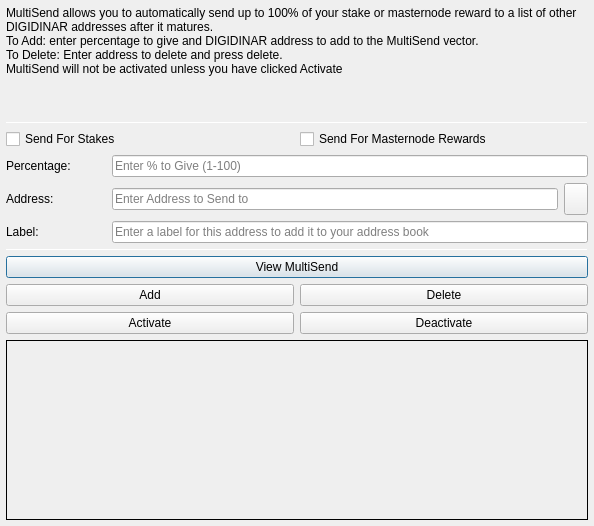
<?xml version="1.0" encoding="UTF-8"?>
<ui version="4.0">
 <class>MultiSendDialog</class>
 <widget class="QDialog" name="MultiSendDialog">
  <property name="windowModality">
   <enum>Qt::NonModal</enum>
  </property>
  <property name="geometry">
   <rect>
    <x>0</x>
    <y>0</y>
    <width>594</width>
    <height>526</height>
   </rect>
  </property>
  <property name="windowTitle">
   <string>MultiSend</string>
  </property>
  <layout class="QVBoxLayout" name="verticalLayout" stretch="0">
   <property name="leftMargin">
    <number>6</number>
   </property>
   <property name="topMargin">
    <number>6</number>
   </property>
   <property name="rightMargin">
    <number>6</number>
   </property>
   <property name="bottomMargin">
    <number>6</number>
   </property>
   <item>
    <layout class="QVBoxLayout" name="verticalLayout_Main" stretch="1,1,1,0,1,1,1">
     <item>
      <widget class="QLabel" name="label_2">
       <property name="lineWidth">
        <number>1</number>
       </property>
       <property name="text">
        <string>MultiSend allows you to automatically send up to 100% of your stake or masternode reward to a list of other DIGIDINAR addresses after it matures.
To Add: enter percentage to give and DIGIDINAR address to add to the MultiSend vector.
To Delete: Enter address to delete and press delete.
MultiSend will not be activated unless you have clicked Activate</string>
       </property>
       <property name="alignment">
        <set>Qt::AlignLeading|Qt::AlignLeft|Qt::AlignTop</set>
       </property>
       <property name="wordWrap">
        <bool>true</bool>
       </property>
      </widget>
     </item>
     <item>
      <widget class="Line" name="line">
       <property name="minimumSize">
        <size>
         <width>0</width>
         <height>1</height>
        </size>
       </property>
       <property name="maximumSize">
        <size>
         <width>16777215</width>
         <height>1</height>
        </size>
       </property>
       <property name="orientation">
        <enum>Qt::Horizontal</enum>
       </property>
      </widget>
     </item>
     <item>
      <layout class="QVBoxLayout" name="verticalLayout_Settings">
       <item>
        <layout class="QHBoxLayout" name="horizontalLayout">
         <item>
          <widget class="QCheckBox" name="multiSendStakeCheckBox">
           <property name="text">
            <string>Send For Stakes</string>
           </property>
          </widget>
         </item>
         <item>
          <widget class="QCheckBox" name="multiSendMasternodeCheckBox">
           <property name="text">
            <string>Send For Masternode Rewards</string>
           </property>
          </widget>
         </item>
        </layout>
       </item>
       <item>
        <layout class="QHBoxLayout" name="horizontalLayout_6">
         <item>
          <widget class="QLabel" name="label">
           <property name="minimumSize">
            <size>
             <width>100</width>
             <height>0</height>
            </size>
           </property>
           <property name="toolTip">
            <string>Percentage of stake to send</string>
           </property>
           <property name="text">
            <string>Percentage:</string>
           </property>
          </widget>
         </item>
         <item>
          <widget class="QLineEdit" name="multiSendPercentEdit">
           <property name="toolTip">
            <string>Enter whole numbers 1 - 100</string>
           </property>
           <property name="placeholderText">
            <string>Enter % to Give (1-100)</string>
           </property>
          </widget>
         </item>
        </layout>
       </item>
       <item>
        <layout class="QHBoxLayout" name="horizontalLayout_7">
         <item>
          <widget class="QLabel" name="label_5">
           <property name="minimumSize">
            <size>
             <width>100</width>
             <height>0</height>
            </size>
           </property>
           <property name="toolTip">
            <string>Address to send portion of stake to</string>
           </property>
           <property name="text">
            <string>Address:</string>
           </property>
          </widget>
         </item>
         <item>
          <widget class="QLineEdit" name="multiSendAddressEdit">
           <property name="toolTip">
            <string/>
           </property>
           <property name="placeholderText">
            <string>Enter Address to Send to</string>
           </property>
          </widget>
         </item>
         <item>
          <widget class="QToolButton" name="addressBookButton">
           <property name="maximumSize">
            <size>
             <width>16777215</width>
             <height>32</height>
            </size>
           </property>
           <property name="toolTip">
            <string>Choose an address from the address book</string>
           </property>
           <property name="text">
            <string/>
           </property>
           <property name="icon">
            <iconset resource="../digidinar.qrc">
             <normaloff>:/icons/address-book</normaloff>:/icons/address-book</iconset>
           </property>
           <property name="shortcut">
            <string>Alt+A</string>
           </property>
          </widget>
         </item>
        </layout>
       </item>
      </layout>
     </item>
     <item>
      <layout class="QHBoxLayout" name="horizontalLayout_3">
       <item>
        <widget class="QLabel" name="label_3">
         <property name="minimumSize">
          <size>
           <width>100</width>
           <height>0</height>
          </size>
         </property>
         <property name="text">
          <string>Label:</string>
         </property>
        </widget>
       </item>
       <item>
        <widget class="QLineEdit" name="labelAddressLabelEdit">
         <property name="placeholderText">
          <string>Enter a label for this address to add it to your address book</string>
         </property>
        </widget>
       </item>
      </layout>
     </item>
     <item>
      <widget class="Line" name="line_2">
       <property name="minimumSize">
        <size>
         <width>0</width>
         <height>1</height>
        </size>
       </property>
       <property name="maximumSize">
        <size>
         <width>16777215</width>
         <height>1</height>
        </size>
       </property>
       <property name="orientation">
        <enum>Qt::Horizontal</enum>
       </property>
      </widget>
     </item>
     <item>
      <layout class="QVBoxLayout" name="verticalLayout_Buttons">
       <item>
        <layout class="QHBoxLayout" name="horizontalLayout_4">
         <item>
          <widget class="QPushButton" name="viewButton">
           <property name="toolTip">
            <string/>
           </property>
           <property name="statusTip">
            <string>View MultiSend Vector</string>
           </property>
           <property name="text">
            <string>View MultiSend</string>
           </property>
          </widget>
         </item>
        </layout>
       </item>
       <item>
        <layout class="QHBoxLayout" name="horizontalLayout_2">
         <item>
          <widget class="QPushButton" name="addButton">
           <property name="toolTip">
            <string/>
           </property>
           <property name="statusTip">
            <string>Add to MultiSend Vector</string>
           </property>
           <property name="text">
            <string>Add</string>
           </property>
          </widget>
         </item>
         <item>
          <widget class="QPushButton" name="deleteButton">
           <property name="toolTip">
            <string/>
           </property>
           <property name="statusTip">
            <string>Delete Address From MultiSend Vector</string>
           </property>
           <property name="text">
            <string>Delete</string>
           </property>
          </widget>
         </item>
        </layout>
       </item>
       <item>
        <layout class="QHBoxLayout" name="horizontalLayout_5">
         <item>
          <widget class="QPushButton" name="activateButton">
           <property name="statusTip">
            <string>Activate MultiSend</string>
           </property>
           <property name="text">
            <string>Activate</string>
           </property>
          </widget>
         </item>
         <item>
          <widget class="QPushButton" name="disableButton">
           <property name="statusTip">
            <string>Deactivate MultiSend</string>
           </property>
           <property name="text">
            <string>Deactivate</string>
           </property>
          </widget>
         </item>
        </layout>
       </item>
      </layout>
     </item>
     <item>
      <widget class="QLabel" name="message">
       <property name="minimumSize">
        <size>
         <width>0</width>
         <height>180</height>
        </size>
       </property>
       <property name="frameShape">
        <enum>QFrame::Panel</enum>
       </property>
       <property name="frameShadow">
        <enum>QFrame::Plain</enum>
       </property>
       <property name="lineWidth">
        <number>1</number>
       </property>
       <property name="midLineWidth">
        <number>1</number>
       </property>
       <property name="text">
        <string/>
       </property>
       <property name="alignment">
        <set>Qt::AlignLeading|Qt::AlignLeft|Qt::AlignTop</set>
       </property>
       <property name="wordWrap">
        <bool>true</bool>
       </property>
      </widget>
     </item>
    </layout>
   </item>
  </layout>
 </widget>
 <resources>
  <include location="../digidinar.qrc"/>
 </resources>
 <connections/>
</ui>
